Frame 1 (no input): blank canvas, image omitted
Frame 60 (the mouse pressed at the canvas centre just before this capture): blank canvas, image omitted
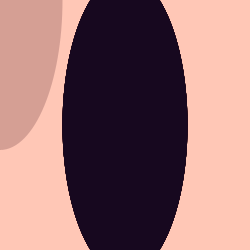
Frame 120 (the mouse held since frame 60 and released just before this capture)

The Processing sketch whose frames 1 and 60 were blank and that drew this single picture after the mouse press (run headless with seeded random() and noise(); from frame 60 on, the mouse is pressed at the canvas centre):

// Processing sketch: processing_18628
// ── processing_18628.pde

int mouseMovement;
boolean drawing = false;

void setup() {
  size(250, 250);
  background(#ffc7b6);
  smooth();
 
// speed of subject 
 
frameRate(5);
}

//moving subject

void draw() {
mouseMovement = abs(mouseX-pmouseX);
  noStroke();
  fill(random(0,75),random(0,20),random(0,45),random(0,95));
  strokeWeight(1);
  
// size of subject
ellipse(pmouseX,pmouseY,mouseX,300);
  
}

  void mousePressed () {
  drawing = false; {
  }
  
  // yay !
}
